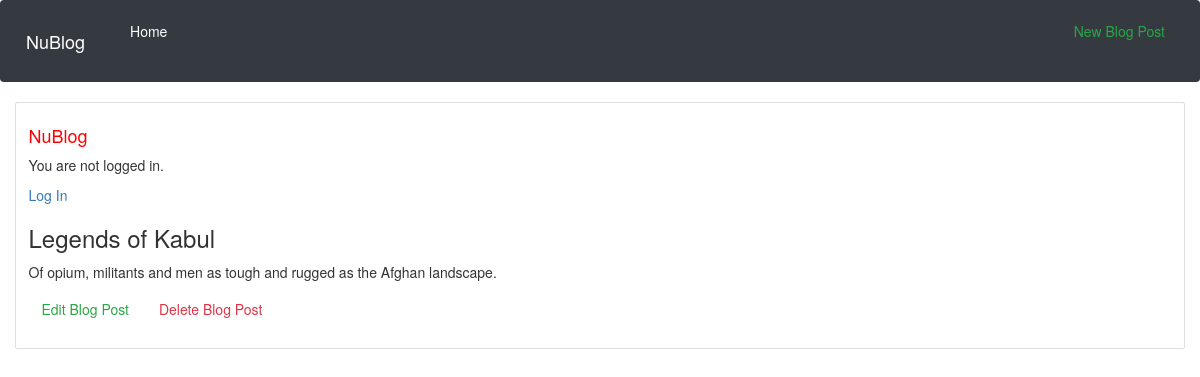
/post/5/, run on the app's committed database.
### blog/models.py (models this page shows, shortened)
class Post(models.Model):
    title = models.CharField(max_length=200)
    author = models.ForeignKey('auth.User',on_delete=models.CASCADE,)
    body = models.TextField()

### blog/views.py (the view)
# urls.py: path('post/<int:pk>/', BlogDetailView.as_view(), name='post_detail'),
class BlogDetailView(DetailView):
    model = Post
    template_name = 'post_detail.html'

### blog/templates/post_detail.html
{% extends 'base.html' %}
{% block content %}
<div class="post-entry">
<h3>{{ post.title }}</h3>
<p>{{ post.body }}</p>
</div>
<a href="{% url 'post_edit' post.pk %}"><button class="btn btn-outline-success my-2 my-sm-0" type="button">Edit Blog Post</button></a>
<a href="{% url 'post_delete' post.pk %}"><button class="btn btn-outline-danger my-2 my-sm-0" type="button">Delete Blog Post</button></a>
{% endblock content %}

### data on the page
Post: title "Legends of Kabul", body "Of opium, militants and men as tough and rugged as the Afghan landscape."
